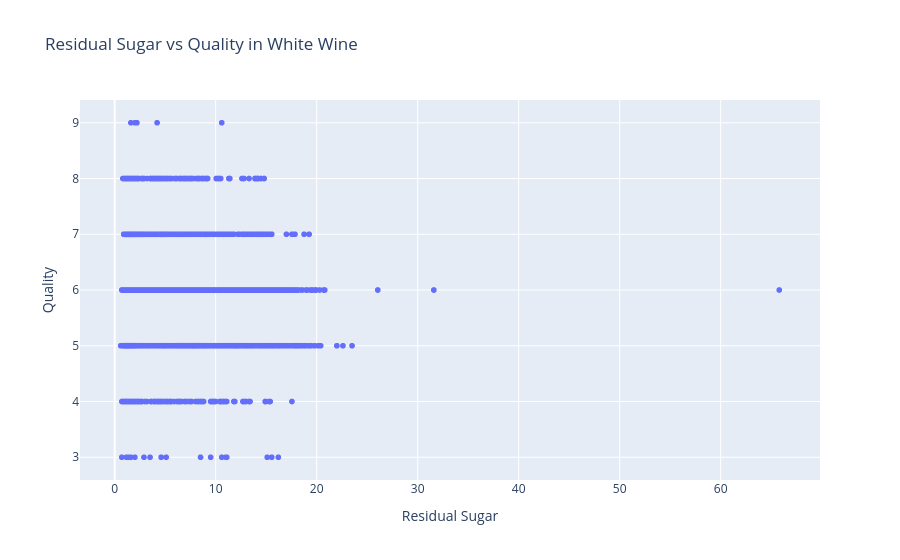

The notebook cell this image was saved under:
### Code cell
wine_scatter = px.scatter(white_wine,
                          x = "residual sugar",
                          y = "quality",
                          title = "Residual Sugar vs Quality in White Wine",
                          labels = {"quality":"Quality", "residual sugar":"Residual Sugar"}
                         )
wine_scatter

### Figure 1 — Plotly figure (JSON) as saved in the notebook; plotly's stock layout.template omitted (floating-point values rounded to 4 significant figures; data arrays with more than 128 entries replaced by an {"elided": "..."} marker saying what was removed)
{"data": [{"hovertemplate": "Residual Sugar=%{x}<br>Quality=%{y}<extra></extra>", "legendgroup": "", "marker": {"color": "#636efa", "symbol": "circle"}, "mode": "markers", "name": "", "showlegend": false, "type": "scattergl", "x": {"elided": "4898 float values"}, "xaxis": "x", "y": {"elided": "4898 int values"}, "yaxis": "y"}], "layout": {"legend": {"tracegroupgap": 0}, "title": {"text": "Residual Sugar vs Quality in White Wine"}, "xaxis": {"anchor": "y", "domain": [0, 1], "title": {"text": "Residual Sugar"}}, "yaxis": {"anchor": "x", "domain": [0, 1], "title": {"text": "Quality"}}}}
